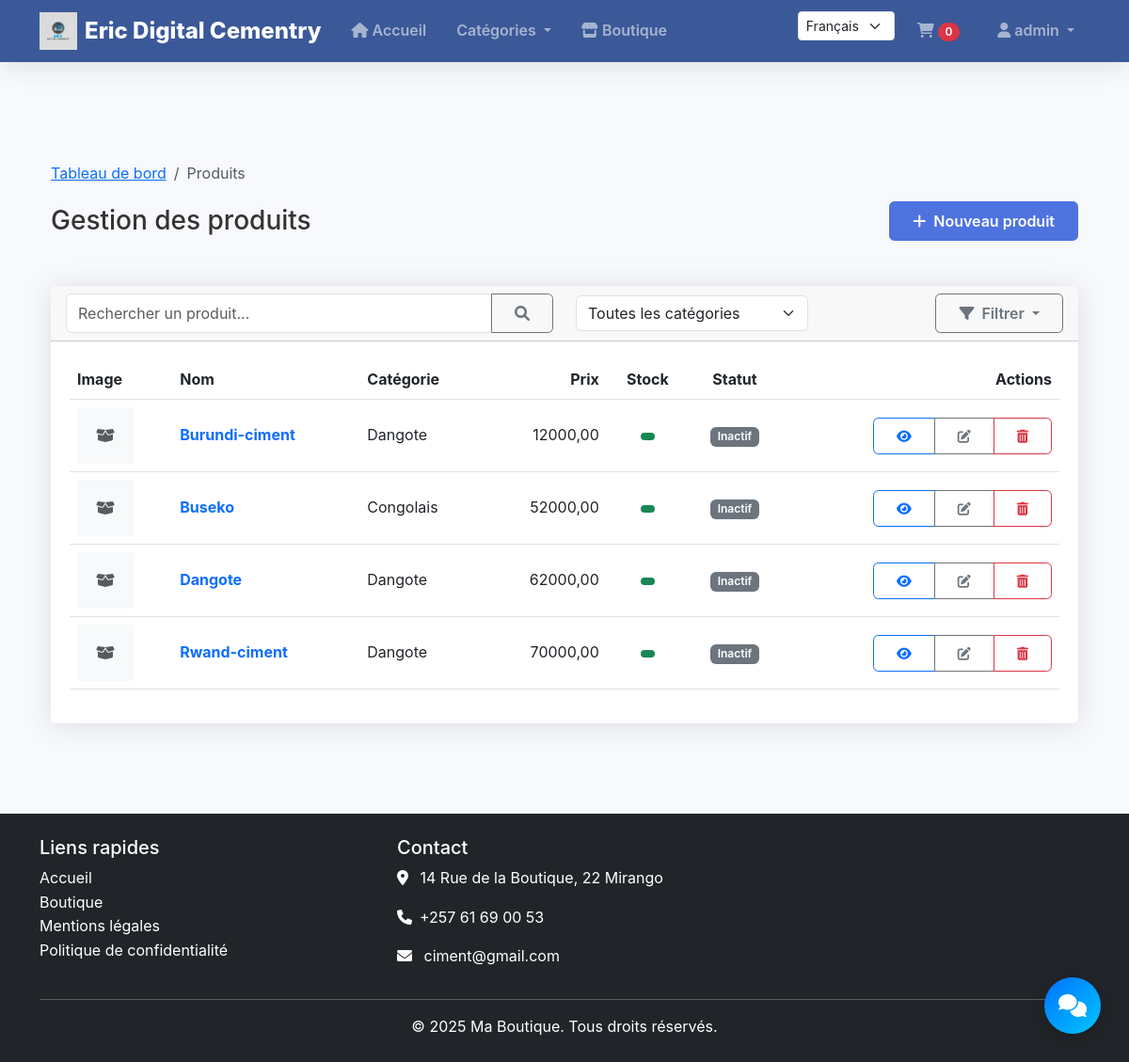
The app's page /boutique/admin/produits/ (signed in) with its own data.
### boutique/models.py (models this page shows, shortened)
class Product(models.Model):
    category = models.ForeignKey(
        Category,
        related_name='products',
        on_delete=models.CASCADE,
        verbose_name=_('catégorie')
    )
    name = models.CharField(_('nom'), max_length=200, db_index=True)
    slug = models.SlugField(_('slug'), max_length=200, db_index=True)
    image = models.ImageField(
        _('image principale'),
        upload_to='products/%Y/%m/%d',
        blank=True,
        help_text=_('Image principale du produit')
    )
    description = models.TextField(_('description'), blank=True)
    price = models.DecimalField(
        _('prix'),
        max_digits=10,
        decimal_places=2,
        validators=[MinValueValidator(0.01)]
    )
    available = models.BooleanField(_('disponible'), default=True)
    stock = models.PositiveIntegerField(_('stock'), default=0)
    created_at = models.DateTimeField(_('créé le'), auto_now_add=True)
    updated_at = models.DateTimeField(_('mis à jour le'), auto_now=True)
    class Meta:
        ordering = ('name',)
        indexes = [
            models.Index(fields=['id', 'slug']),
        ]
        verbose_name = _('produit')
        verbose_name_plural = _('produits')

class Category(models.Model):
    name = models.CharField(_('nom'), max_length=200, db_index=True)
    slug = models.SlugField(_('slug'), max_length=200, unique=True)
    image = models.ImageField(_('image'), upload_to='categories/%Y/%m/%d', blank=True)
    description = models.TextField(_('description'), blank=True)
    manage_stock = models.BooleanField(
        _('gérer le stock'),
        default=False,
        help_text=_('Si activé, vous pourrez gérer le stock pour cette catégorie')
    )
    stock_quantity = models.PositiveIntegerField(
        _('quantité en stock'),
        default=0,
        help_text=_('Quantité totale en stock pour cette catégorie')
    )
    low_stock_threshold = models.PositiveIntegerField(
        _('seuil d\'alerte de stock'),
        default=5,
        help_text=_('Seuil à partir duquel une alerte de stock faible sera déclenchée')
    )
    backorder_allowed = models.BooleanField(
        _('autoriser les commandes en rupture de stock'),
        default=False,
        help_text=_('Si activé, les clients pourront commander même si le stock est épuisé')
    )
    stock_status = models.CharField(
        _('état du stock'),
        max_length=20,
        choices=[
            ('in_stock', _('En stock')),
            ('low_stock', _('Stock faible')),
            ('out_of_stock', _('Rupture de stock')),
        ],
        default='in_stock'
    )
    created_at = models.DateTimeField(_('créé le'), auto_now_add=True)
    updated_at = models.DateTimeField(_('mis à jour le'), auto_now=True)
    class Meta:
        ordering = ('name',)
        verbose_name = _('catégorie')
        verbose_name_plural = _('catégories')

### boutique/admin_views.py (the view)
# urls.py: path('produits/', views.ProductListView.as_view(), name='product_list'),
class ProductListView(AdminRequiredMixin, ListView):
    model = Product
    template_name = 'boutique/admin/product_list.html'
    context_object_name = 'products'
    paginate_by = 12
    def get_queryset(self):
        queryset = super().get_queryset().select_related('category')
        search_query = self.request.GET.get('q')
        category_id = self.request.GET.get('category')
        if search_query:
            queryset = queryset.filter(
                Q(name__icontains=search_query) |
                Q(description__icontains=search_query)
            )
        if category_id:
            queryset = queryset.filter(category_id=category_id)
        return queryset
    def get_context_data(self, **kwargs):
        context = super().get_context_data(**kwargs)
        context['categories'] = Category.objects.all()
        return context

### boutique/templates/boutique/admin/product_list.html (shortened to what this page needs)
{% extends "base.html" %}
{% load i18n static %}
{% block content %}
<div class="container-fluid py-4">
    <div class="row mb-4">
        <div class="col-12">
            <nav aria-label="breadcrumb">
                <ol class="breadcrumb">
                    <li class="breadcrumb-item"><a href="{% url 'boutique:admin_dashboard' %}">Tableau de bord</a></li>
                    <li class="breadcrumb-item active" aria-current="page">Produits</li>
                </ol>
            </nav>
            <div class="d-flex justify-content-between align-items-center mb-4">
                <h1 class="h3 mb-0">{% trans "Gestion des produits" %}</h1>
                <a href="{% url 'boutique:admin_product_add' %}" class="btn btn-primary">
                    <i class="fas fa-plus me-1"></i> {% trans "Nouveau produit" %}
                </a>
            </div>
        </div>
    </div>
    <div class="card">
        <div class="card-header">
            <div class="row align-items-center">
                <div class="col-md-6">
                    <form method="get" class="d-flex">
                        <div class="input-group">
                            <input type="text" name="q" class="form-control" placeholder="{% trans 'Rechercher un produit...' %}"
                                   value="{{ request.GET.q }}">
                            <button class="btn btn-outline-secondary" type="submit">
                                <i class="fas fa-search"></i>
                            </button>
                        </div>
                    </form>
                </div>
                <div class="col-md-3">
                    <select class="form-select" id="category-filter">
                        <option value="">{% trans 'Toutes les catégories' %}</option>
                    </select>
                </div>
                <div class="col-md-3 text-end">
                    <div class="btn-group">
                        <button type="button" class="btn btn-outline-secondary dropdown-toggle" data-bs-toggle="dropdown"
                                aria-expanded="false">
                            <i class="fas fa-filter me-1"></i> {% trans 'Filtrer' %}
                        </button>
                    </div>
                </div>
            </div>
        </div>
        <div class="card-body">
            <div class="table-responsive">
                <table class="table table-hover align-middle">
                    <thead>
                        <tr>
                            <th>{% trans 'Image' %}</th>
                            <th>{% trans 'Nom' %}</th>
                            <th>{% trans 'Catégorie' %}</th>
                            <th class="text-end">{% trans 'Prix' %}</th>
                            <th class="text-center">{% trans 'Stock' %}</th>
                            <th class="text-center">{% trans 'Statut' %}</th>
                            <th class="text-end">{% trans 'Actions' %}</th>
                        </tr>
                    </thead>
                    <tbody>
                        {% for product in products %}
                        <tr>
                            <td>
                                {% if product.images.first %}
                                    <img src="{{ product.images.first.image.url }}" alt="{{ product.name }}"
                                         class="img-thumbnail" style="width: 60px; height: 60px; object-fit: cover;">
                                {% else %}
                                    <div class="bg-light d-flex align-items-center justify-content-center"
                                         style="width: 60px; height: 60px;">
                                        <i class="fas fa-box-open text-muted"></i>
                                    </div>
                                {% endif %}
                            </td>
                            <td>
                                <a href="{% url 'boutique:admin_product_edit' pk=product.pk %}"
                                   class="fw-bold text-decoration-none">
                                    {{ product.name }}
                                </a>
                            </td>
                            <td>{{ product.category.name }}</td>
                            <td class="text-end">{{ product.price }} {{ CURRENCY }}</td>
                            <td class="text-center">
                                <span class="badge {% if product.stock_quantity <= 0 %}bg-danger{% elif product.stock_quantity < 10 %}bg-warning{% else %}bg-success{% endif %}">
                                </span>
                            </td>
                            <td class="text-center">
                                {% if product.is_active %}
                                    <span class="badge bg-success">{% trans 'Actif' %}</span>
                                {% else %}
                                    <span class="badge bg-secondary">{% trans 'Inactif' %}</span>
                                {% endif %}
                            </td>
                            <td class="text-end">
                                <div class="btn-group btn-group-sm">
                                    <a href="{% url 'boutique:product_detail' pk=product.pk slug=product.slug %}"
                                       class="btn btn-outline-primary" title="{% trans 'Voir' %}" target="_blank">
                                        <i class="fas fa-eye"></i>
                                    </a>
                                    <a href="{% url 'boutique:admin_product_edit' pk=product.pk %}"
                                       class="btn btn-outline-secondary" title="{% trans 'Modifier' %}">
                                        <i class="fas fa-edit"></i>
                                    </a>
                                    <button type="button" class="btn btn-outline-danger"
                                            title="{% trans 'Supprimer' %}"
                                            data-bs-toggle="modal"
                                            data-bs-target="#deleteModal{{ product.id }}">
                                        <i class="fas fa-trash-alt"></i>
                                    </button>
                                </div>
                            </td>
                        </tr>
                        {% endfor %}
                    </tbody>
                </table>
            </div>
        </div>
    </div>
</div>
{% endblock %}

### templates/base.html (shortened to what this page needs)
{% load static i18n %}
<!DOCTYPE html>
<html lang="fr" data-user-authenticated="{{ user.is_authenticated|lower }}"
      data-username="{{ user.get_full_name|default:user.username }}"
      data-user-email="{{ user.email|default:'' }}"
      data-user-id="{{ user.id|default:'' }}">
<head>
    <link href="https://cdn.jsdelivr.net/npm/bootstrap@5.3.0/dist/css/bootstrap.min.css" rel="stylesheet">
    <link rel="stylesheet" href="https://cdnjs.cloudflare.com/ajax/libs/font-awesome/6.0.0/css/all.min.css">
    <link rel="stylesheet" href="{% static 'css/style.css' %}">
</head>
<body>
    <nav class="navbar navbar-expand-lg navbar-dark" style="background-color: #3B5998;" fixed-top>
        <div class="container">
            <a class="navbar-brand d-flex align-items-center" href="{% url 'boutique:home' %}">
                <img src="{% static 'img/cement_logo.png' %}" alt="Logo" height="40" class="me-2">
                <span style="color: white;">Eric Digital Cementry</span>
            </a>
            <div class="collapse navbar-collapse" id="navbarNav">
                <ul class="navbar-nav me-auto">
                    <li class="nav-item">
                        <a class="nav-link" href="{% url 'boutique:home' %}">
                            <i class="fas fa-home"></i> {% trans 'Accueil' %}
                        </a>
                    </li>
                    <li class="nav-item dropdown">
                        <a class="nav-link dropdown-toggle" href="#" id="navbarCategories" role="button"
                           data-bs-toggle="dropdown" aria-expanded="false">
                            {% trans 'Catégories' %}
                        </a>
                    </li>
                    <li class="nav-item">
                        <a class="nav-link" href="{% url 'boutique:product_list' %}">
                            <i class="fas fa-store"></i> {% trans 'Boutique' %}
                        </a>
                    </li>
                </ul>
                <ul class="navbar-nav ms-auto">
                    <li class="nav-item dropdown me-2">
                        <form action="{% url 'set_language' %}" method="post" class="d-flex">
                            <select name="language" class="form-select form-select-sm" onchange="this.form.submit()" style="width: auto;">
                                {% get_current_language as LANGUAGE_CODE %}
                                {% get_available_languages as LANGUAGES %}
                                {% get_language_info_list for LANGUAGES as languages %}
                                {% for language in languages %}
                                    <option value="{{ language.code }}" {% if language.code == LANGUAGE_CODE %}selected{% endif %}>
                                        {{ language.name_local|title }}
                                    </option>
                                {% endfor %}
                            </select>
                        </form>
                    </li>
                    <li class="nav-item me-2">
                        <a class="nav-link" href="{% url 'boutique:cart' %}" title="{% trans 'Panier' %}">
                            <i class="fas fa-shopping-cart"></i>
                            <span class="badge bg-danger rounded-pill">
                                {% if cart %}{{ cart.total_quantity }}{% else %}0{% endif %}
                            </span>
                        </a>
                    </li>
                    {% if user.is_authenticated %}
                        <li class="nav-item dropdown">
                            <a class="nav-link dropdown-toggle" href="#" id="navbarUser" role="button"
                               data-bs-toggle="dropdown" aria-expanded="false">
                                <i class="fas fa-user"></i> {{ user.get_username }}
                            </a>
                        </li>
                    {% endif %}
                </ul>
            </div>
        </div>
    </nav>
    <main class="container mt-5 pt-4">
        {% block content %}{% endblock %}
    </main>
    <footer class="bg-dark text-white py-4">
        <div class="container">
            <div class="row">
                <div class="col-md-4">
                    <h5>{% trans 'Liens rapides' %}</h5>
                    <ul class="list-unstyled">
                        <li><a href="{% url 'boutique:home' %}" class="text-white">{% trans 'Accueil' %}</a></li>
                        <li><a href="{% url 'boutique:product_list' %}" class="text-white">{% trans 'Boutique' %}</a></li>
                        <li><a href="{% url 'boutique:legal_notice' %}" class="text-white">{% trans 'Mentions légales' %}</a></li>
                        <li><a href="#" class="text-white">{% trans 'Politique de confidentialité' %}</a></li>
                    </ul>
                </div>
                <div class="col-md-4">
                    <h5>{% trans 'Contact' %}</h5>
                    <address>
                        <p><i class="fas fa-map-marker-alt me-2"></i> 14 Rue de la Boutique, 22 Mirango</p>
                        <p><i class="fas fa-phone me-2"></i>+257 61 69 00 53</p>
                        <p><i class="fas fa-envelope me-2"></i> ciment@gmail.com</p>
                    </address>
                </div>
            </div>
            <hr>
            <div class="text-center">
                <p class="mb-0">&copy; {% now 'Y' %} Ma Boutique. {% trans 'Tous droits réservés.' %}</p>
            </div>
        </div>
    </footer>
    {% if not request.user_agent.is_bot %}
        {% include 'includes/chatbot.html' %}
    {% endif %}
</body>
</html>

### records on screen
Product: name "Burundi-ciment", category.name "Dangote", price "12000,00"
Product: name "Buseko", category.name "Congolais", price "52000,00"
Product: name "Dangote", category.name "Dangote", price "62000,00"
Product: name "Rwand-ciment", category.name "Dangote", price "70000,00"

### other values on screen
{{ user.get_username }} "admin"
form field language "Français"
